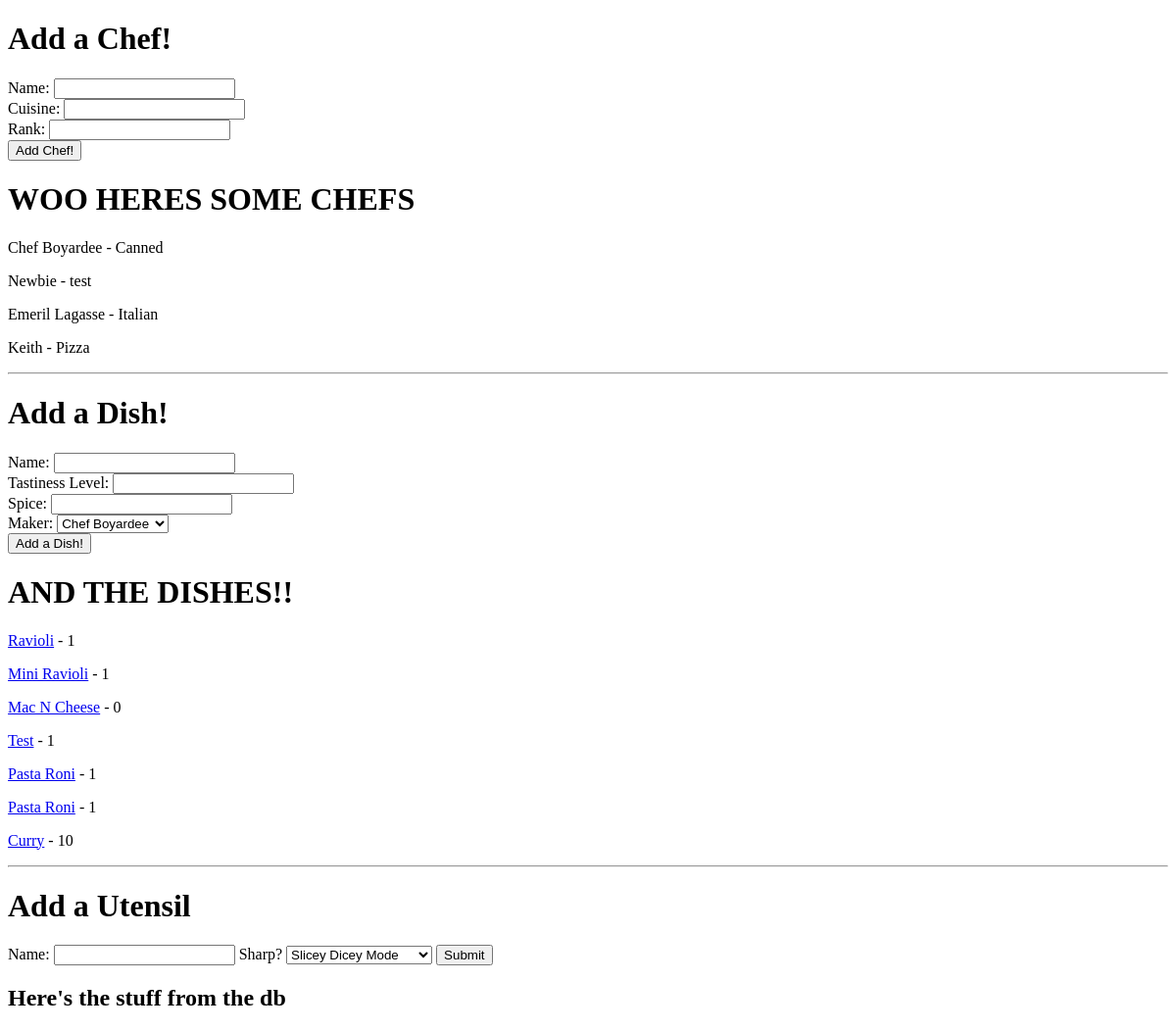
Before: / with the older database file.
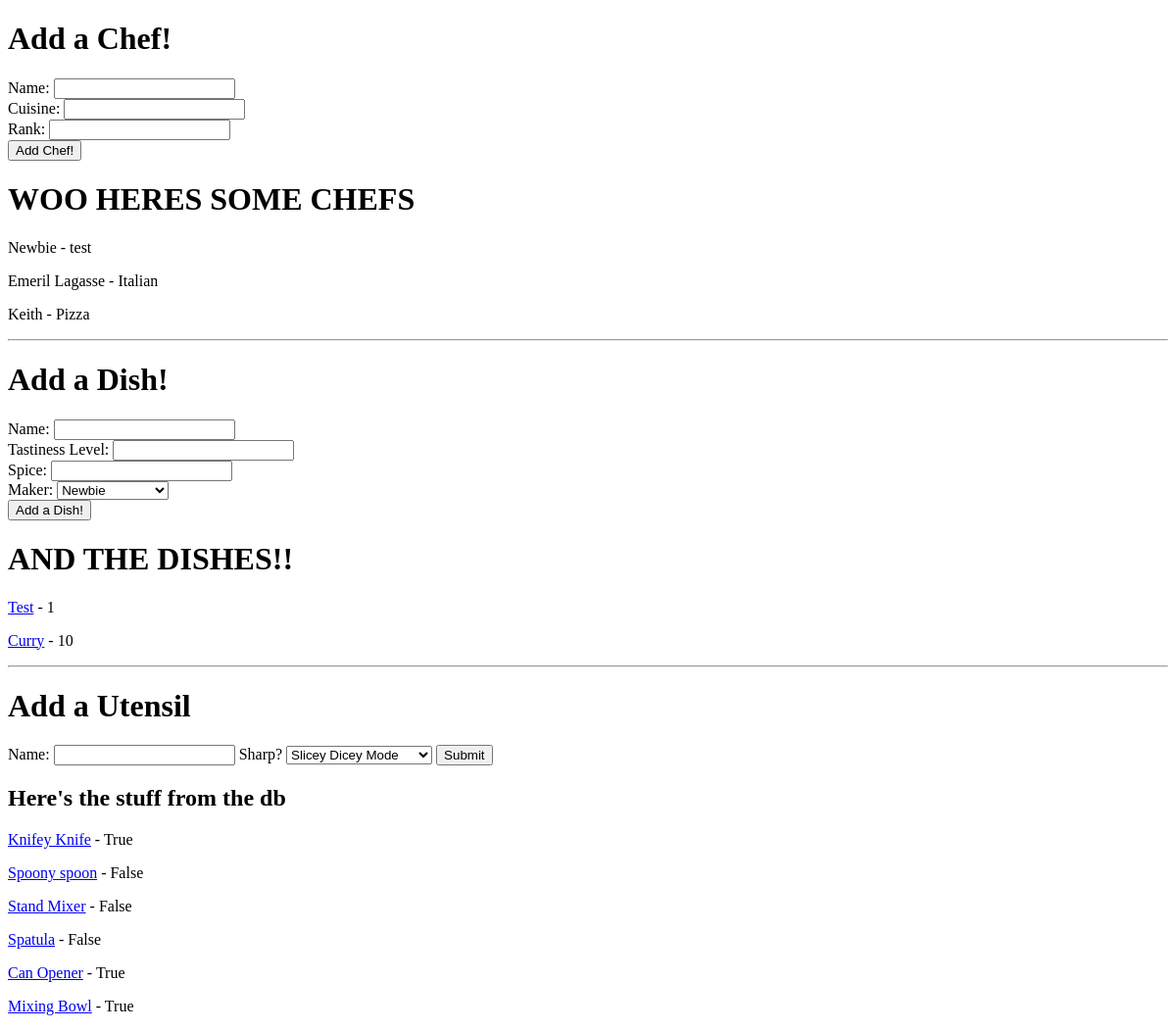
After: the same page with the newer database file.
### main/models.py (models this page shows)
class Chef(models.Model):
    name = models.CharField(max_length=255)
    cuisine = models.CharField(max_length=255)
    rank = models.CharField(max_length=255)
    created_at = models.DateTimeField(auto_now_add=True)
    updated_at = models.DateTimeField(auto_now=True)

class Dish(models.Model):
    name = models.CharField(max_length=255)
    tastiness_level = models.IntegerField()
    spice = models.IntegerField()
    maker = models.ForeignKey(Chef, related_name="dishes", on_delete=models.CASCADE)
    created_at = models.DateTimeField(auto_now_add=True)
    updated_at = models.DateTimeField(auto_now=True)

class Utensil(models.Model):
    name=models.CharField(max_length=255)
    is_sharp=models.BooleanField()
    users=models.ManyToManyField(Chef, related_name="utensils")
    created_at=models.DateTimeField(auto_now_add=True)
    updated_at=models.DateTimeField(auto_now=True)

### main/views.py (the view)
# urls.py: path('', views.index),
def index(request):
    context = {
        'all_chefs': Chef.objects.all(),
        'all_dishes': Dish.objects.all(),
        'all_utensils': Utensil.objects.all(),
    }
    return render(request, 'index.html', context)

### main/templates/index.html (shortened to what this page needs)
<!DOCTYPE html>
<html lang="en">
<head>
</head>
<body>
    <h1>Add a Chef!</h1>
    <form action="/process_chef" method="post">
        <label for="name">Name:</label>
        <input type="text" name="name" id="name"><br>
        <label for="cuisine">Cuisine:</label>
        <input type="text" name="cuisine" id="cuisine"><br>
        <label for="rank">Rank:</label>
        <input type="text" name="rank" id="rank"><br>
        <input type="submit" value="Add Chef!">
    </form>
    <h1>WOO HERES SOME CHEFS</h1>
    {% for chef in all_chefs %}
    <p>{{chef.name}} - {{chef.cuisine}}</p>
    {% endfor %}
    <hr>
    <h1>Add a Dish!</h1>
    <form action="/process_dish" method="post">
        <label for="name">Name:</label>
        <input type="text" name="name" id="name"><br>
        <label for="tastiness_level">Tastiness Level:</label>
        <input type="number" name="tastiness_level" id="tastiness_level"><br>
        <label for="spice">Spice:</label>
        <input type="number" name="spice" id="spice"><br>
        <label for="maker">Maker:</label>
        <select name="maker" id="maker">
            {% for chef in all_chefs %}}
            <option value="{{chef.id}}">{{chef.name}}</option>
            {% endfor %}
        </select><br>
        <input type="submit" value="Add a Dish!">
    </form>
    <h1>AND THE DISHES!!</h1>
    {% for dish in all_dishes %}
    <p><a href="/dish/{{dish.id}}">{{dish.name}}</a> - {{dish.spice}}</p>
    {% endfor %}
    <hr>
    <h1>Add a Utensil</h1>
    <form action="/process_utensil" method="post">
        <label for="name">Name:</label>
        <input type="text" name="name" id="name">
        <label for="is_sharp">Sharp?</label>
        <select name="is_sharp" id="is_sharp">
            <option value="True">Slicey Dicey Mode</option>
        </select>
        <button>Submit</button>
        <h2>Here's the stuff from the db</h2>
        {% for ut in all_utensils %}
        <p><a href="/utensil/{{ut.id}}">{{ut.name}}</a> - {{ut.is_sharp}}</p>
        {% endfor %}
    </form>
</body>
</html>

Changed rows visible on the page:
removed Chef: name "Chef Boyardee", cuisine "Canned"
removed Dish: name "Ravioli", spice "1"
removed Dish: name "Mini Ravioli", spice "1"
removed Dish: name "Mac N Cheese", spice "0"
removed Dish: name "Pasta Roni", spice "1"
removed Dish: name "Pasta Roni", spice "1"
added Utensil: name "Knifey Knife", is_sharp "True"
added Utensil: name "Spoony spoon", is_sharp "False"
added Utensil: name "Stand Mixer", is_sharp "False"
added Utensil: name "Spatula", is_sharp "False"
added Utensil: name "Can Opener", is_sharp "True"
added Utensil: name "Mixing Bowl", is_sharp "True"
Other visible differences:
form field maker: "Chef Boyardee" → "Newbie"
